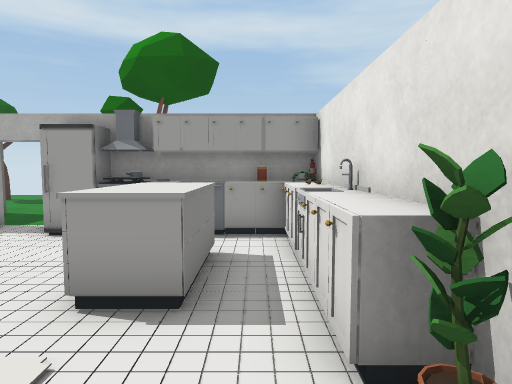
[1] (above)

16 first-person views from a walk through a Unity game level. The camera is 1.4 m above the floor, tilts 4° down and sees 75° across. Doors are open. The floor is counted in squares, 1 m on a side. Each view is taken from the middle of a square. On the plan, view 1 faces up. The plan holds only what a view shows up to about 15 squares ahead; the rest is blank. The place goes on beyond the plan. The player character is not drawn. Some surface patterns are stand-ins.

[2]
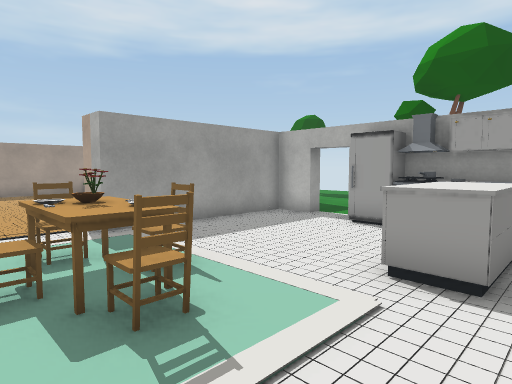

[3]
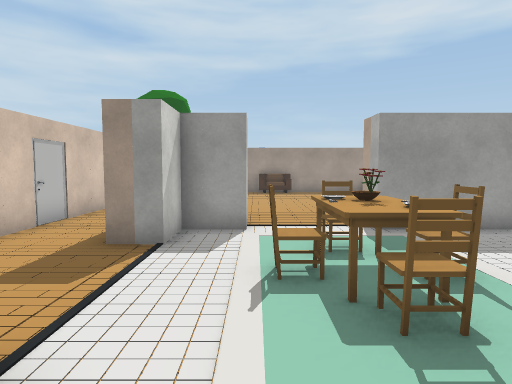

[4]
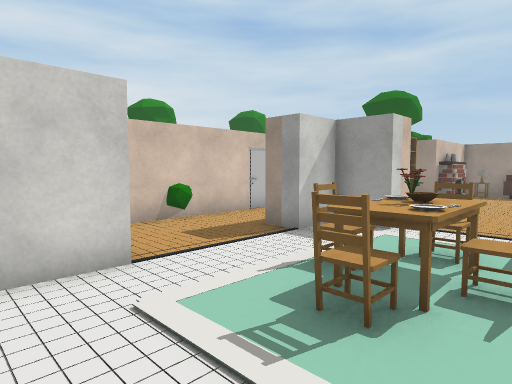

[5]
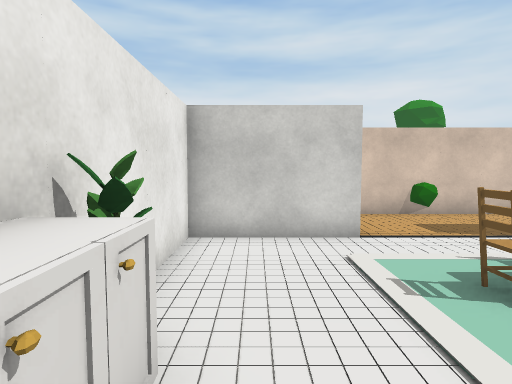

[6]
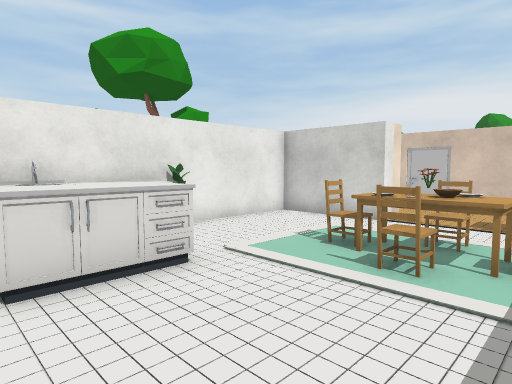

[7]
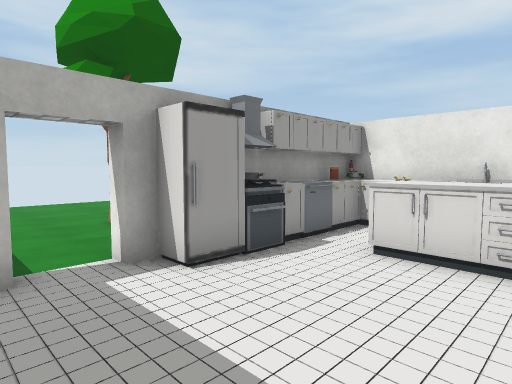

[8]
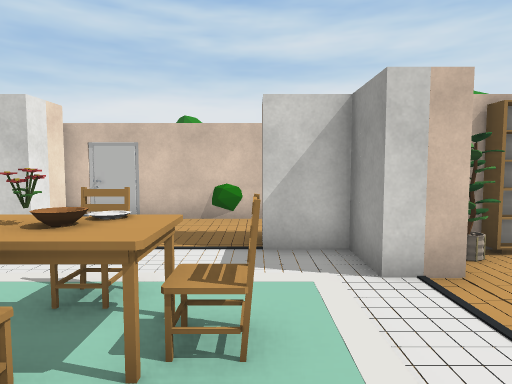

[9]
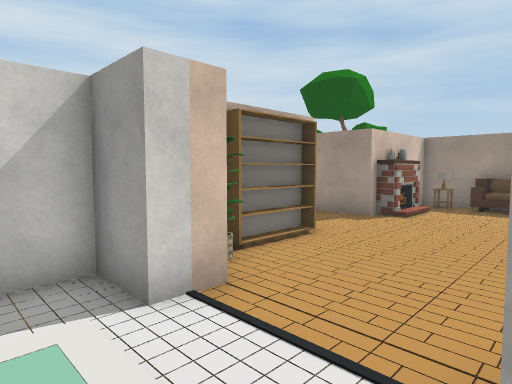

[10]
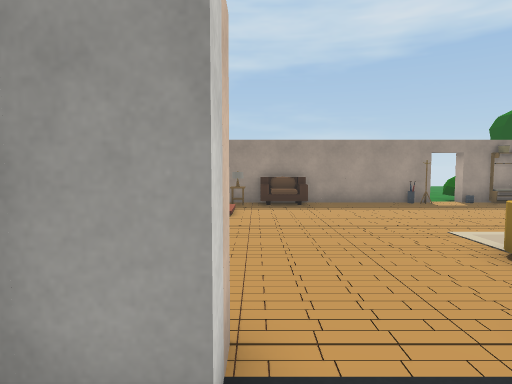

[11]
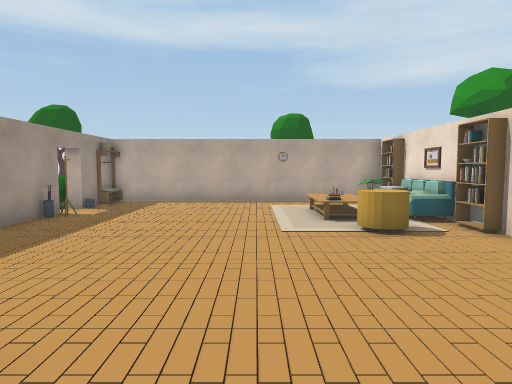

[12]
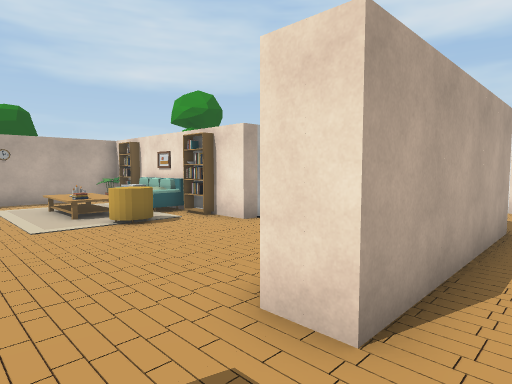

[13]
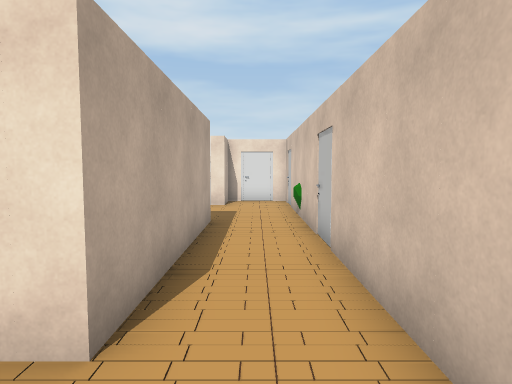

[14]
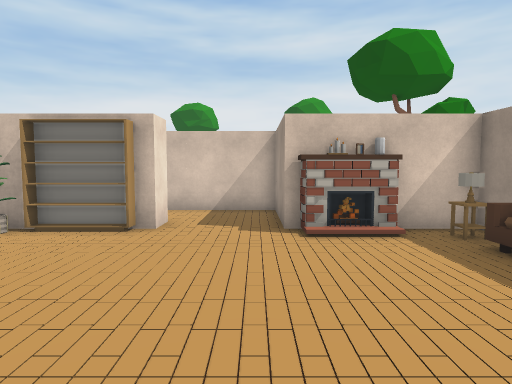

[15]
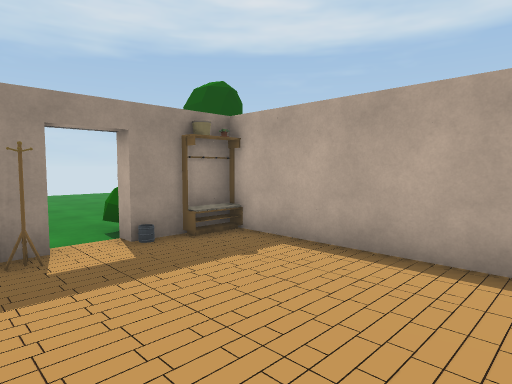

[16]
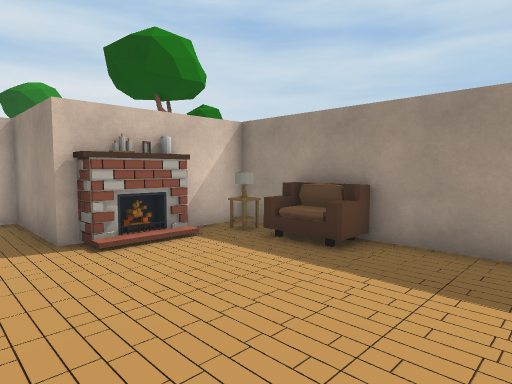

### Floor plan
Ten units are one square. View 1 is at (0, 0); x grows to the right and y downward. Boxes are objects, and circles mark ways between rooms. Rooms are numbered by the first view taken in them; rooms with no view inside come last. Other rooms are left out.
<svg viewBox="-210 -108 230 176">
<path fill="none" stroke="#000" d="M6 -24 6 -55M-87 12 -76 12 -76 27 -61 27 -61 38 -127 38M-9 38 -21 38 -21 27 14 27 14 -55M11 -43 11 -48M-24 -77 -49 -77M-63 -77 -76 -77 -76 -18 -87 -18M-46 63 -6 63 -6 37M5 -70 -16 -70M5 -77 -16 -77M-125 63 -56 63M-87 -18 -87 -31M-87 -48 -87 -75M-171 20 -171 25M-161 27 -157 27 -157 63 -125 63M-175 21 -164 21M-127 38 -127 27 -121 27M-100 27 -90 27M-202 -65 -202 10M-202 -85 -202 -78M-86 -103 -202 -103M-174 23 -166 23M-202 10 -202 27 -184 27M-195 14 -195 20"/>
<rect x="-65" y="-15" width="10" height="20" fill="#bbb"><title>other object</title></rect>
<rect x="-45" y="5" width="10" height="10" fill="#bbb"><title>other object</title></rect>
<rect x="-45" y="-15" width="10" height="20" fill="#bbb"><title>other object</title></rect>
<rect x="-45" y="-25" width="10" height="10" fill="#bbb"><title>other object</title></rect>
<rect x="-45" y="-75" width="10" height="10" fill="#bbb"><title>other object</title></rect>
<rect x="-35" y="-15" width="10" height="20" fill="#bbb"><title>other object</title></rect>
<rect x="-35" y="-75" width="10" height="10" fill="#bbb"><title>other object</title></rect>
<rect x="-25" y="-55" width="20" height="30" fill="#bbb"><title>other object</title></rect>
<rect x="-25" y="-85" width="10" height="20" fill="#bbb"><title>other object</title></rect>
<rect x="5" y="-25" width="10" height="10" fill="#bbb"><title>other object</title></rect>
<rect x="5" y="-75" width="10" height="10" fill="#bbb"><title>other object</title></rect>
<rect x="-205" y="-95" width="10" height="10" fill="#bbb"><title>other object</title></rect>
<rect x="-195" y="-15" width="10" height="10" fill="#bbb"><title>other object</title></rect>
<rect x="-165" y="15" width="10" height="10" fill="#bbb"><title>other object</title></rect>
<rect x="-125" y="15" width="30" height="20" fill="#bbb"><title>other object</title></rect>
<rect x="-125" y="-45" width="20" height="20" fill="#bbb"><title>other object</title></rect>
<rect x="-115" y="-75" width="20" height="10" fill="#bbb"><title>other object</title></rect>
<rect x="-105" y="-65" width="10" height="20" fill="#bbb"><title>other object</title></rect>
<rect x="-95" y="15" width="10" height="10" fill="#bbb"><title>other object</title></rect>
<rect x="-95" y="-45" width="10" height="10" fill="#bbb"><title>other object</title></rect>
<rect x="-95" y="-95" width="10" height="10" fill="#bbb"><title>other object</title></rect>
<rect x="-195" y="15" width="10" height="10" fill="#bbb"><title>other object</title></rect>
<circle cx="-80" cy="-5" r="3" fill="#2a7"/>
<text x="-40" y="-10">1</text>
<text x="-140" y="-30">2</text>
<text x="-190" y="20">3</text>
</svg>
Room 1 opens to room 2.

Where each view was taken, in squares from view 1:
view 1: 0 up, 0 right, facing up
view 2: 1 down, 0 right, facing up-left
view 3: 1 down, 0 right, facing left
view 4: 2 up, 0 right, facing down-left
view 5: 4 up, 0 right, facing down
view 6: 6 up, 6 left, facing down-right
view 7: 3 up, 7 left, facing up-right
view 8: 3 up, 6 left, facing down
view 9: 2 up, 6 left, facing down-left
view 10: 1 down, 6 left, facing left
view 11: 4 down, 14 left, facing up
view 12: 5 down, 15 left, facing up-right
view 13: 5 down, 15 left, facing right
view 14: 5 up, 15 left, facing down
view 15: 5 up, 14 left, facing up-left
view 16: 4 up, 14 left, facing down-left
